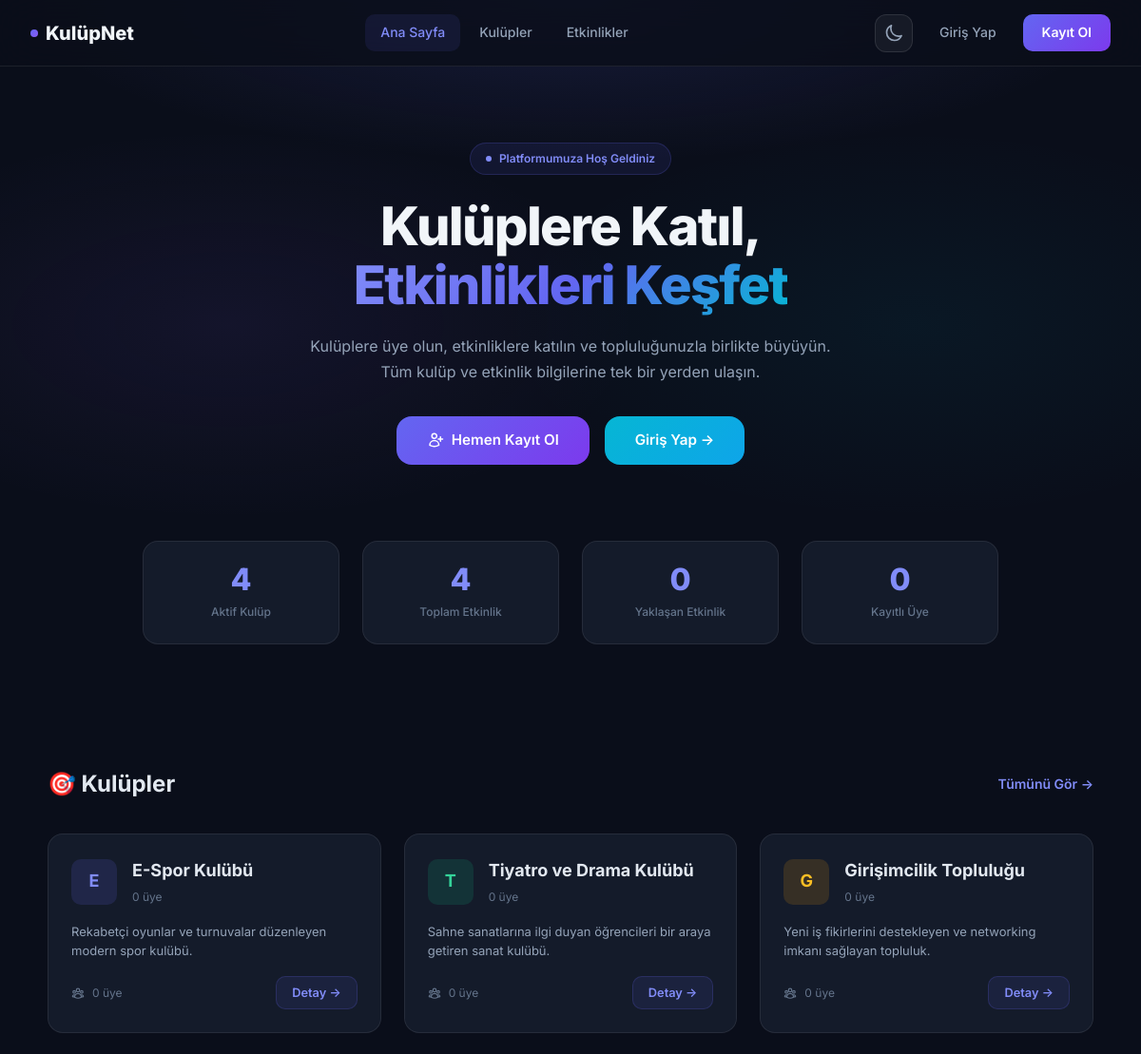
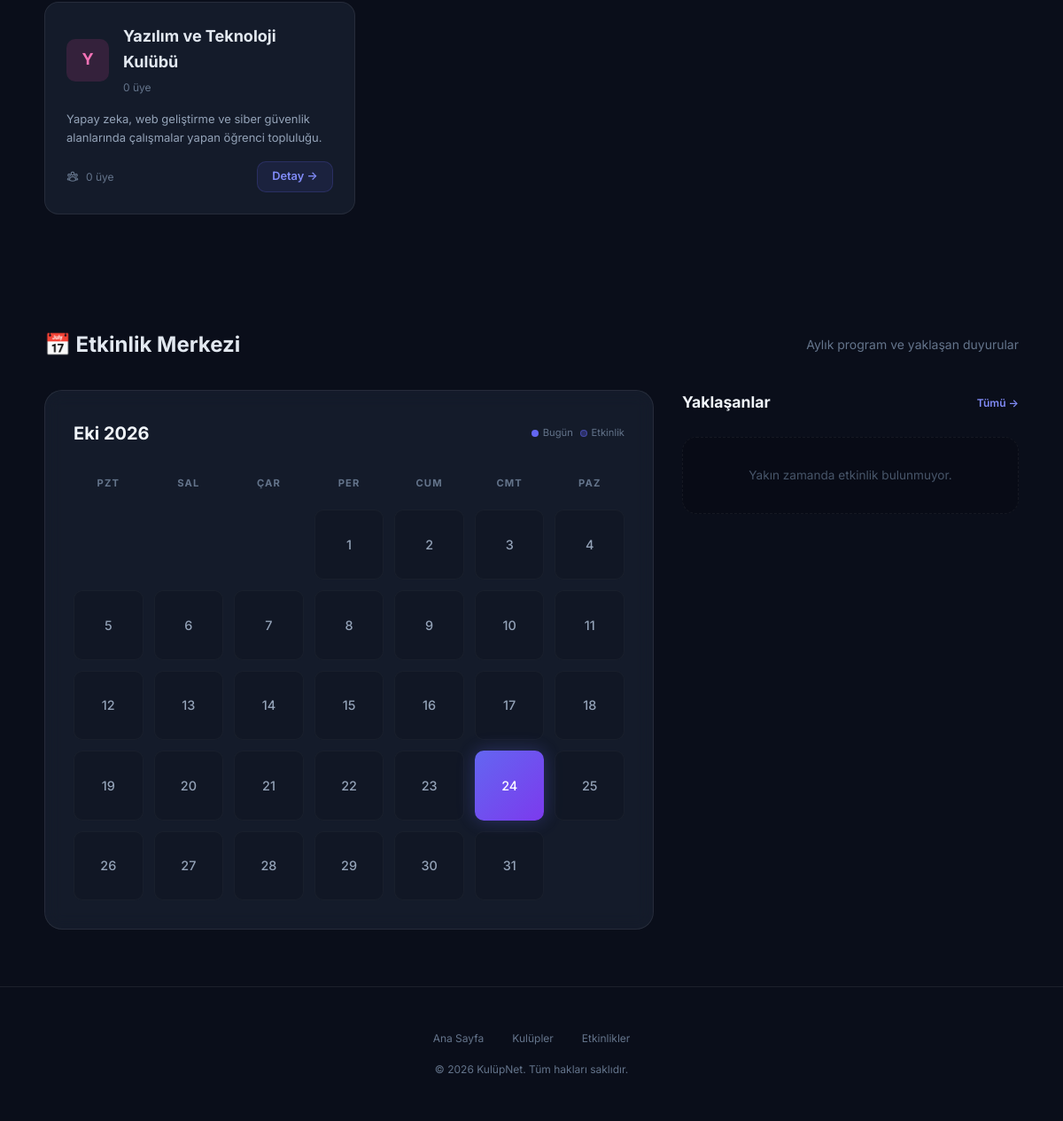
The page / on the database its author committed (2 pictures, top to bottom).
### tables this page shows
CREATE TABLE IF NOT EXISTS kulupler (
    id INT AUTO_INCREMENT PRIMARY KEY,
    ad VARCHAR(100) NOT NULL,
    aciklama TEXT
);

### kullanici_auth.php (called while the page is built, shortened)
<?php
function kullanici_giris_kontrol() {
    if (!isset($_SESSION['kullanici_id'])) return false;
    return true;
}
?>

### index.php (the view, shortened to what this page needs)
<?php
require_once 'kullanici_auth.php';
$giris_yapildi = kullanici_giris_kontrol();
$kulup_sayisi = $db->query("SELECT COUNT(*) FROM kulupler")->fetchColumn();
$etkinlik_sayisi = $db->query("SELECT COUNT(*) FROM etkinlikler")->fetchColumn();
$aktif_etkinlik = $db->query("SELECT COUNT(*) FROM etkinlikler WHERE tarih >= NOW()")->fetchColumn();
$uye_sayisi = 0;
try {
    $uye_sayisi = $db->query("SELECT COUNT(*) FROM kullanicilar")->fetchColumn();
}
catch (Exception $e) {
}
$son_kulupler = $db->query("SELECT k.*, (SELECT COUNT(*) FROM kulup_uyelikleri WHERE kulup_id = k.id) as uye_sayisi FROM kulupler k ORDER BY k.id DESC LIMIT 6")->fetchAll();
$yaklasen = $db->query("SELECT e.*, k.ad as kulup_adi FROM etkinlikler e LEFT JOIN kulupler k ON e.kulup_id = k.id WHERE e.tarih >= NOW() ORDER BY e.tarih ASC LIMIT 5")->fetchAll();
$ay_baslap = date('Y-m-01');
$bugun = (int)date('d');
$bu_ay = (int)date('m');
$bu_yil = (int)date('Y');
$toplam_gun = (int)date('t');
$aylar = ['Oca', 'Şub', 'Mar', 'Nis', 'May', 'Haz', 'Tem', 'Ağu', 'Eyl', 'Eki', 'Kas', 'Ara'];
$ilk_gun_hafta = (int)date('w', strtotime($ay_baslap));
?>
<!DOCTYPE html>
<html lang="tr">
<head>
    <link rel="stylesheet" href="content/css/tokens.css">
    <link rel="stylesheet" href="content/css/ui.css">
    <link rel="stylesheet" href="content/css/theme.css">
</head>
<body>
    <nav class="navbar" aria-label="Ana navigasyon">
        <a href="index.php" class="nav-brand">
            <span class="brand-dot"></span>
            KulüpNet
        </a>
        <div class="nav-links">
            <a href="index.php" class="active">Ana Sayfa</a>
            <a href="kulupler.php">Kulüpler</a>
            <a href="etkinlikler.php">Etkinlikler</a>
        </div>
        <div class="nav-auth">
            <?php include 'includes/theme_toggle.php'; ?>
            <?php if ($giris_yapildi): ?>
                <div class="user-menu">
                    <?php include 'includes/bildirim.php'; ?>
                    <a href="profil.php" class="user-avatar"><?php echo mb_strtoupper(mb_substr($_SESSION['kullanici_ad'], 0, 1)); ?></a>
                    <a href="profil.php" style="text-decoration:none;"><span class="user-menu-name"><?php echo htmlspecialchars($_SESSION['kullanici_ad']); ?></span></a>
                    <a href="ayarlar.php" class="btn-ghost" title="Ayarlar">
                        <svg xmlns="http://www.w3.org/2000/svg" fill="none" viewBox="0 0 24 24" stroke-width="2" stroke="currentColor" style="width:18px;height:18px;">
                            <path stroke-linecap="round" stroke-linejoin="round" d="M9.594 3.94c.09-.542.56-.94 1.11-.94h2.593c.55 0 1.02.398 1.11.94l.213 1.281c.063.374.313.686.645.87.074.04.147.083.22.127.325.196.72.257 1.075.124l1.217-.456a1.125 1.125 0 0 1 1.37.49l1.296 2.247a1.125 1.125 0 0 1-.26 1.431l-1.003.827c-.293.241-.438.613-.43.992a7.723 7.723 0 0 1 0 .255c-.008.378.137.75.43.991l1.004.827c.424.35.534.955.26 1.43l-1.298 2.247a1.125 1.125 0 0 1-1.369.491l-1.217-.456c-.355-.133-.75-.072-1.076.124a6.47 6.47 0 0 1-.22.128c-.331.183-.581.495-.644.869l-.213 1.281c-.09.543-.56.94-1.11.94h-2.594c-.55 0-1.019-.398-1.11-.94l-.213-1.281c-.062-.374-.312-.686-.644-.87a6.52 6.52 0 0 1-.22-.127c-.325-.196-.72-.257-1.076-.124l-1.217.456a1.125 1.125 0 0 1-1.369-.49l-1.297-2.247a1.125 1.125 0 0 1 .26-1.431l1.004-.827c.292-.24.437-.613.43-.991a6.932 6.932 0 0 1 0-.255c.007-.38-.138-.751-.43-.992l-1.004-.827a1.125 1.125 0 0 1-.26-1.43l1.297-2.247a1.125 1.125 0 0 1 1.37-.491l1.216.456c.356.133.751.072 1.076-.124.072-.044.146-.086.22-.128.332-.183.582-.495.644-.869l.214-1.28Z" />
                            <path stroke-linecap="round" stroke-linejoin="round" d="M15 12a3 3 0 1 1-6 0 3 3 0 0 1 6 0Z" />
                        </svg>
                    </a>
                    <a href="cikis.php" class="btn-ghost" title="Çıkış">
                        <svg xmlns="http://www.w3.org/2000/svg" fill="none" viewBox="0 0 24 24" stroke-width="2" stroke="currentColor" style="width:18px;height:18px;">
                            <path stroke-linecap="round" stroke-linejoin="round" d="M15.75 9V5.25A2.25 2.25 0 0 0 13.5 3h-6a2.25 2.25 0 0 0-2.25 2.25v13.5A2.25 2.25 0 0 0 7.5 21h6a2.25 2.25 0 0 0 2.25-2.25V15m3 0 3-3m0 0-3-3m3 3H9" />
                        </svg>
                    </a>
                </div>
            <?php
else: ?>
                <a href="giris.php" class="btn-ghost">Giriş Yap</a>
                <a href="kayit.php" class="btn-primary-nav">Kayıt Ol</a>
            <?php
endif; ?>
        </div>
    </nav>
    <section class="hero">
        <div class="hero-content">
            <div class="hero-badge">
                <span class="pulse-dot"></span>
                Platformumuza Hoş Geldiniz
            </div>
            <h1>Kulüplere Katıl,<br><span class="gradient-text">Etkinlikleri Keşfet</span></h1>
            <p>Kulüplere üye olun, etkinliklere katılın ve topluluğunuzla birlikte büyüyün. Tüm kulüp ve etkinlik bilgilerine tek bir yerden ulaşın.</p>
            <div class="hero-actions">
                <?php if ($giris_yapildi): ?>
                    <a href="kulupler.php" class="btn-hero primary">
                        <svg xmlns="http://www.w3.org/2000/svg" fill="none" viewBox="0 0 24 24" stroke-width="2" stroke="currentColor"><path stroke-linecap="round" stroke-linejoin="round" d="M18 18.72a9.094 9.094 0 0 0 3.741-.479 3 3 0 0 0-4.682-2.72m.94 3.198.001.031c0 .225-.012.447-.037.666A11.944 11.944 0 0 1 12 21c-2.17 0-4.207-.576-5.963-1.584A6.062 6.062 0 0 1 6 18.719m12 0a5.971 5.971 0 0 0-.941-3.197m0 0A5.995 5.995 0 0 0 12 12.75a5.995 5.995 0 0 0-5.058 2.772m0 0a3 3 0 0 0-4.681 2.72 8.986 8.986 0 0 0 3.74.477m.94-3.197a5.971 5.971 0 0 0-.94 3.197M15 6.75a3 3 0 1 1-6 0 3 3 0 0 1 6 0Zm6 3a2.25 2.25 0 1 1-4.5 0 2.25 2.25 0 0 1 4.5 0Zm-13.5 0a2.25 2.25 0 1 1-4.5 0 2.25 2.25 0 0 1 4.5 0Z" /></svg>
                        Kulüpleri Keşfet
                    </a>
                    <a href="etkinlikler.php" class="btn-hero secondary">
                        <svg xmlns="http://www.w3.org/2000/svg" fill="none" viewBox="0 0 24 24" stroke-width="2" stroke="currentColor"><path stroke-linecap="round" stroke-linejoin="round" d="M6.75 3v2.25M17.25 3v2.25M3 18.75V7.5a2.25 2.25 0 0 1 2.25-2.25h13.5A2.25 2.25 0 0 1 21 7.5v11.25m-18 0A2.25 2.25 0 0 0 5.25 21h13.5A2.25 2.25 0 0 0 21 18.75m-18 0v-7.5A2.25 2.25 0 0 1 5.25 9h13.5A2.25 2.25 0 0 1 21 11.25v7.5" /></svg>
                        Etkinlikleri Gör
                    </a>
                <?php
else: ?>
                    <a href="kayit.php" class="btn-hero primary">
                        Hemen Kayıt Ol
                    </a>
                    <a href="giris.php" class="btn-hero secondary">
                        Giriş Yap →
                    </a>
                <?php
endif; ?>
            </div>
        </div>
    </section>
    <section class="stats-section" id="main">
        <div class="stats-grid">
            <div class="stat-item" data-animate>
                <div class="stat-value" data-count="<?php echo $kulup_sayisi; ?>"><?php echo $kulup_sayisi; ?></div>
                <div class="stat-label">Aktif Kulüp</div>
            </div>
            <div class="stat-item" data-animate>
                <div class="stat-value" data-count="<?php echo $etkinlik_sayisi; ?>"><?php echo $etkinlik_sayisi; ?></div>
                <div class="stat-label">Toplam Etkinlik</div>
            </div>
            <div class="stat-item" data-animate>
                <div class="stat-value" data-count="<?php echo $aktif_etkinlik; ?>"><?php echo $aktif_etkinlik; ?></div>
                <div class="stat-label">Yaklaşan Etkinlik</div>
            </div>
            <div class="stat-item" data-animate>
                <div class="stat-value" data-count="<?php echo $uye_sayisi; ?>"><?php echo $uye_sayisi; ?></div>
                <div class="stat-label">Kayıtlı Üye</div>
            </div>
        </div>
    </section>
    <section class="section">
        <div class="section-header">
            <h2>🎯 Kulüpler</h2>
            <a href="kulupler.php">Tümünü Gör →</a>
        </div>
        <div class="cards-grid">
            <?php
$renkler = [
    ['bg' => 'rgba(99,102,241,0.15)', 'color' => '#818cf8'],
    ['bg' => 'rgba(16,185,129,0.15)', 'color' => '#34d399'],
    ['bg' => 'rgba(245,158,11,0.15)', 'color' => '#fbbf24'],
    ['bg' => 'rgba(236,72,153,0.15)', 'color' => '#f472b6'],
    ['bg' => 'rgba(59,130,246,0.15)', 'color' => '#60a5fa'],
    ['bg' => 'rgba(6,182,212,0.15)', 'color' => '#22d3ee'],
];
if (!empty($son_kulupler)):
    foreach ($son_kulupler as $i => $k):
        $renk = $renkler[$i % count($renkler)];
        $harf = mb_strtoupper(mb_substr($k['ad'], 0, 1));
?>
            <div class="card" data-animate data-delay="<?php echo $i + 1; ?>">
                <div class="card-top">
                    <div class="card-avatar" style="background: <?php echo $renk['bg']; ?>; color: <?php echo $renk['color']; ?>;"><?php echo $harf; ?></div>
                    <div>
                        <div class="card-title"><?php echo htmlspecialchars($k['ad']); ?></div>
                        <div class="card-subtitle"><?php echo $k['uye_sayisi']; ?> üye</div>
                    </div>
                </div>
                <div class="card-desc"><?php echo htmlspecialchars($k['aciklama'] ?? 'Açıklama bulunmuyor.'); ?></div>
                <div class="card-footer">
                    <div class="card-meta">
                        <?php echo $k['uye_sayisi']; ?> üye
                    </div>
                    <a href="kulup_detay.php?id=<?php echo $k['id']; ?>" class="card-btn">Detay →</a>
                </div>
            </div>
            <?php
    endforeach;
endif; ?>
        </div>
    </section>
    <section class="section">
        <div class="section-header">
            <h2>📅 Etkinlik Merkezi</h2>
            <p style="color: #64748b; font-size: 0.875rem;">Aylık program ve yaklaşan duyurular</p>
        </div>
        <div class="activities-container">
            <div class="calendar-card">
                <div class="calendar-header">
                    <h3><?php echo $aylar[$bu_ay - 1] . ' ' . $bu_yil; ?></h3>
                    <div style="display: flex; gap: 0.5rem;">
                        <span style="display: flex; align-items: center; gap: 0.3rem; font-size: 0.7rem; color: #64748b;">
                            <span style="width: 8px; height: 8px; border-radius: 50%; background: #6366f1;"></span> Bugün
                        </span>
                        <span style="display: flex; align-items: center; gap: 0.3rem; font-size: 0.7rem; color: #64748b;">
                            <span style="width: 8px; height: 8px; border-radius: 50%; background: rgba(99,102,241,0.3); border: 1px solid rgba(99,102,241,0.5);"></span> Etkinlik
                        </span>
                    </div>
                </div>
                <div class="calendar-grid">
                    <?php
$gun_isimleri = ['Pzt', 'Sal', 'Çar', 'Per', 'Cum', 'Cmt', 'Paz'];
foreach ($gun_isimleri as $gi)
    echo "<div class='calendar-day-label'>$gi</div>";
for ($i = 1; $i < $ilk_gun_hafta; $i++)
    echo "<div class='calendar-day empty'></div>";
for ($d = 1; $d <= $toplam_gun; $d++):
    $is_today = ($d == $bugun);
    $class = "calendar-day";
    if ($is_today)
        $class .= " today";
    $tooltip = "";
?>
                        <div class="<?php echo $class; ?>" <?php echo $tooltip; ?>>
                            <?php echo $d; ?>
                        </div>
                    <?php
endfor; ?>
                </div>
            </div>
            <div class="upcoming-panel">
                <div style="display:flex; justify-content:space-between; align-items:center; margin-bottom:0.5rem;">
                    <h3 style="font-size: 1.1rem; font-weight: 700;">Yaklaşanlar</h3>
                    <a href="etkinlikler.php" style="font-size: 0.75rem; color: #818cf8; text-decoration: none; font-weight: 600;">Tümü →</a>
                </div>
                <?php if (!empty($yaklasen)):
    foreach ($yaklasen as $e):
        $ts = strtotime($e['tarih']);
        $gun = date('d', $ts);
        $ay = $aylar[(int)date('n', $ts) - 1];
?>
                <a href="etkinlikler.php" class="compact-event-card">
                    <div class="mini-date">
                        <span class="d"><?php echo $gun; ?></span>
                        <span class="m"><?php echo $ay; ?></span>
                    </div>
                    <div class="event-main-info">
                        <h4><?php echo htmlspecialchars($e['baslik']); ?></h4>
                        <div class="event-main-meta">
                            <span>
                                <svg style="width:12px; height:12px;" fill="none" stroke="currentColor" viewBox="0 0 24 24"><path d="M12 8v4l3 3m6-3a9 9 0 11-18 0 9 9 0 0118 0z" stroke-width="2" stroke-linecap="round" stroke-linejoin="round"/></svg>
                                <?php echo date('H:i', $ts); ?>
                            </span>
                            <span>
                                <svg style="width:12px; height:12px;" fill="none" stroke="currentColor" viewBox="0 0 24 24"><path d="M17.657 16.657L13.414 20.9a1.998 1.998 0 01-2.827 0l-4.244-4.243a8 8 0 1111.314 0z" stroke-width="2" stroke-linecap="round" stroke-linejoin="round"/><path d="M15 11a3 3 0 11-6 0 3 3 0 016 0z" stroke-width="2" stroke-linecap="round" stroke-linejoin="round"/></svg>
                                <?php echo htmlspecialchars($e['konum'] ?? 'Kayıtlı Değil'); ?>
                            </span>
                        </div>
                    </div>
                </a>
                <?php
    endforeach;
else: ?>
                    <div style="padding: 2rem; text-align: center; color: #475569; background: rgba(0,0,0,0.15); border-radius: 1rem; border: 1px dashed rgba(255,255,255,0.05);">
                        <p style="font-size: 0.85rem;">Yakın zamanda etkinlik bulunmuyor.</p>
                    </div>
                <?php
endif; ?>
            </div>
        </div>
    </section>
    <footer class="site-footer">
        <div class="footer-links">
            <a href="index.php">Ana Sayfa</a>
            <a href="kulupler.php">Kulüpler</a>
            <a href="etkinlikler.php">Etkinlikler</a>
        </div>
        <p>&copy; 2026 KulüpNet. Tüm hakları saklıdır.</p>
    </footer>
</body>
</html>

### rows shown on the page
kulupler: ad "E", ad "E-Spor Kulübü", uye_sayisi "0", aciklama "Rekabetçi oyunlar ve turnuvalar düzenleyen modern spor kulübü."
kulupler: ad "T", ad "Tiyatro ve Drama Kulübü", uye_sayisi "0", aciklama "Sahne sanatlarına ilgi duyan öğrencileri bir araya getiren sanat kulübü."
kulupler: ad "G", ad "Girişimcilik Topluluğu", uye_sayisi "0", aciklama "Yeni iş fikirlerini destekleyen ve networking imkanı sağlayan topluluk."
kulupler: ad "Y", ad "Yazılım ve Teknoloji Kulübü", uye_sayisi "0", aciklama "Yapay zeka, web geliştirme ve siber güvenlik alanlarında çalışmalar yapan öğrenci topluluğu."

### other values the page prints
$kulup_sayisi "4"
$etkinlik_sayisi "4"
$aktif_etkinlik "0"
$uye_sayisi "0"
$gi "PZT"
$gi "SAL"
$gi "ÇAR"
$gi "PER"
$gi "CUM"
$gi "CMT"
$gi "PAZ"
